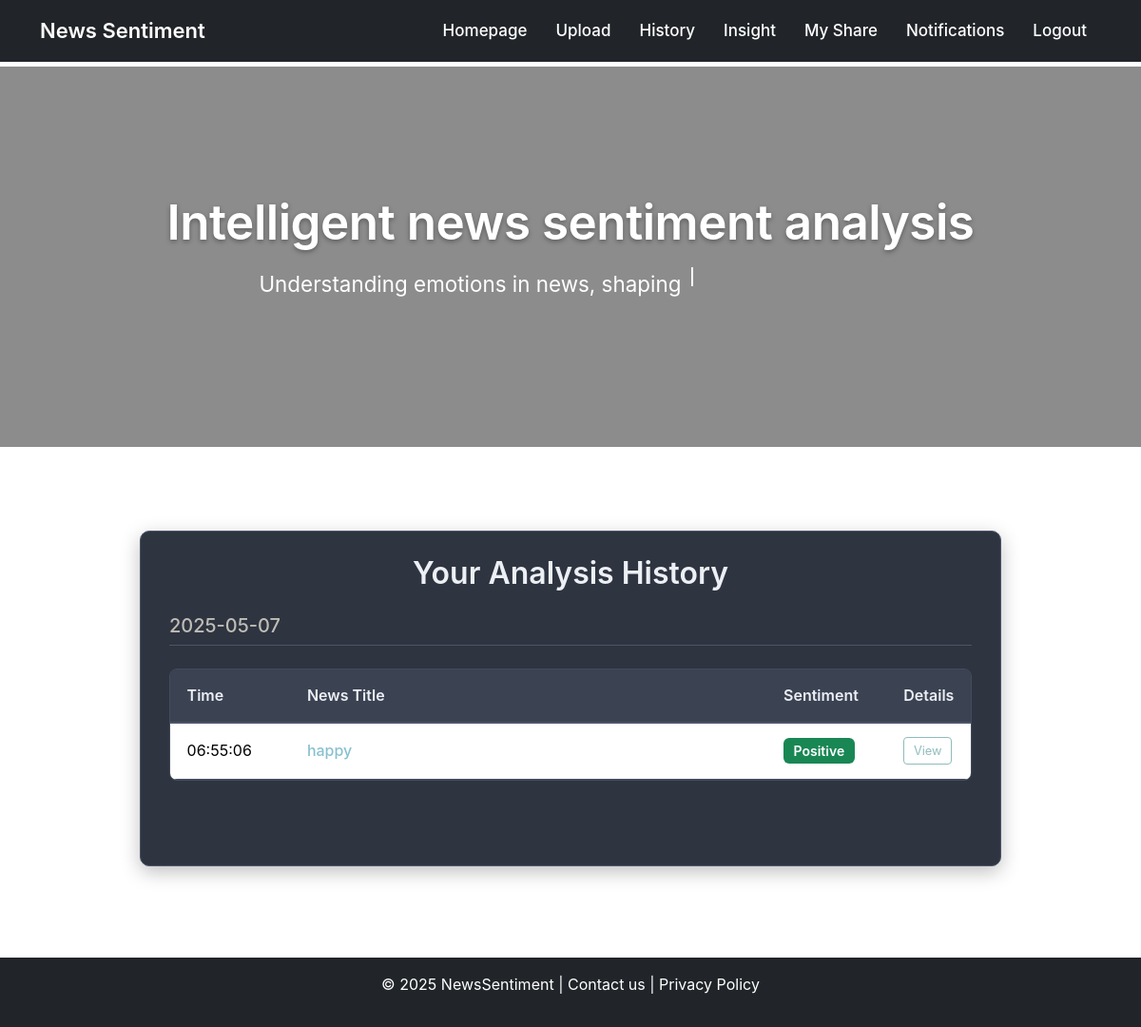
/history/history (signed in), run on an earlier commit of the app's database.
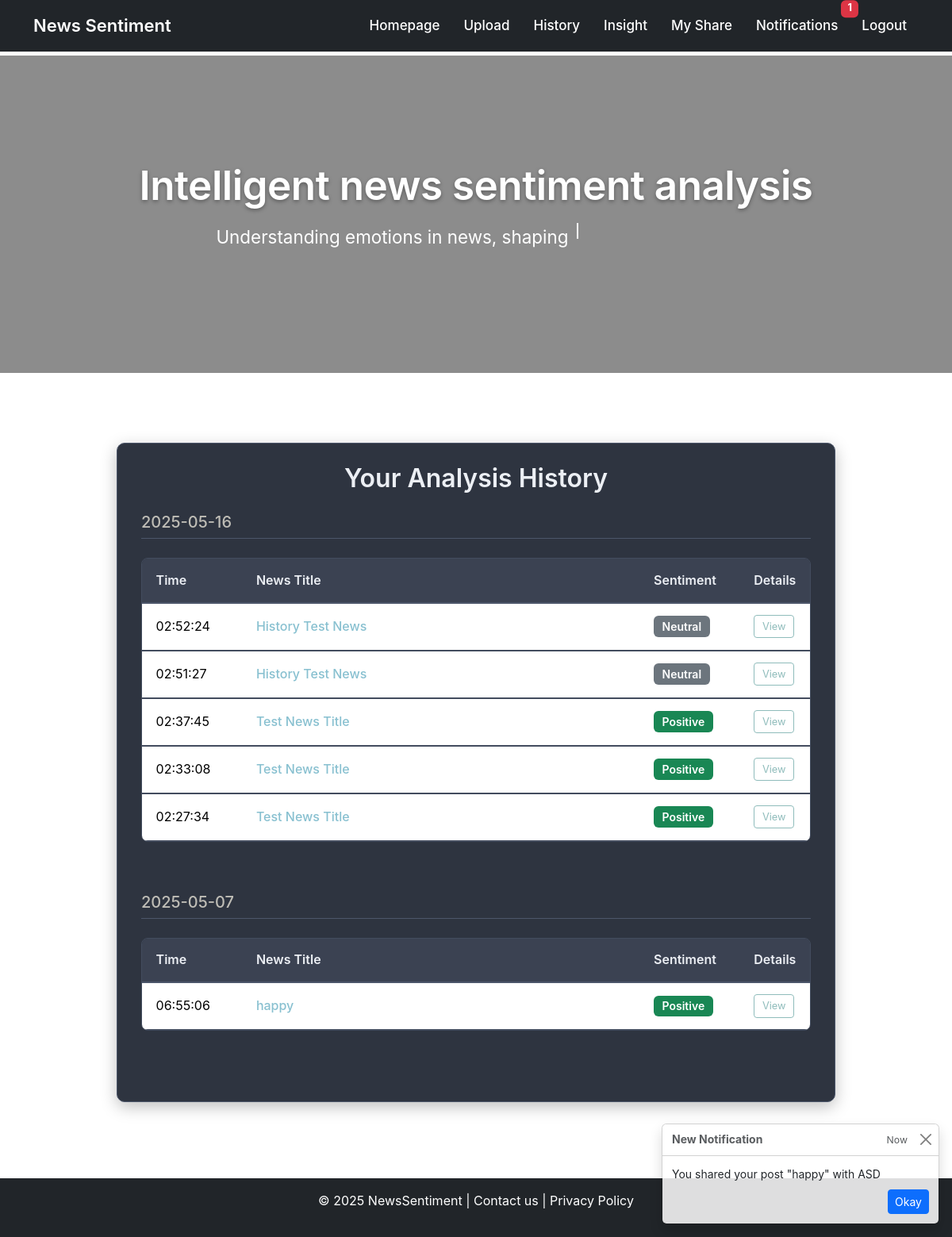
And on a later commit of the database.
### app/models.py (models this page shows, shortened)
class Post(db.Model):
    id: so.Mapped[int] = so.mapped_column(primary_key=True)
    title: so.Mapped[str] = so.mapped_column(sa.String(100))
    body: so.Mapped[str] = so.mapped_column(sa.String(140))
    timestamp: so.Mapped[datetime] = so.mapped_column(
        index=True, default=lambda: datetime.now(timezone.utc))
    user_id: so.Mapped[int] = so.mapped_column(sa.ForeignKey(User.id),
                                               index=True)
    shared_with: so.WriteOnlyMapped[list['User']] = so.relationship(
        'User',
        secondary='post_shares',
        back_populates='shared_posts'
    )
    sentiment: so.Mapped[str] = so.mapped_column(sa.String(64), nullable=True)
    author: so.Mapped[User] = so.relationship(back_populates='posts')
    category: so.Mapped[Optional[str]] = so.mapped_column(sa.String(64), nullable=True)
    emotions: so.Mapped[Optional[dict]] = so.mapped_column(sa.JSON, nullable=True)

class Notification(db.Model):
    id = db.Column(db.Integer, primary_key=True)
    user_id = db.Column(db.Integer, db.ForeignKey('user.id'), index=True)
    message = db.Column(db.String(256))
    timestamp = db.Column(db.DateTime, default=datetime.utcnow)
    is_read = db.Column(db.Boolean, default=False)
    user = db.relationship('User', backref='notifications')

### app/routes/history_routes.py (the view)
@history_bp.route("/history")
@login_required
def history():
    posts = Post.query.filter_by(user_id=current_user.id).order_by(Post.timestamp.desc()).all()
    grouped_posts = defaultdict(list)
    for post in posts:
        date_str = post.timestamp.strftime("%Y-%m-%d")
        grouped_posts[date_str].append(post)
    return render_template("history.html", grouped_posts=grouped_posts)

### app/models.py (called while the page is built)
@login.user_loader
def load_user(id):
    return db.session.get(User, int(id))

### app/templates/history.html (shortened to what this page needs)
{% extends "base.html" %}
{% block content %}
<div class="container mt-5 mb-5">
    <div class="row justify-content-center">
        <div class="col-md-11 col-lg-10">
            <div class="history-container-card">
                <h2 class="text-center mb-4 history-title">Your Analysis History</h2>
                {% if grouped_posts %}
                    {% for date, posts in grouped_posts.items() %}
                    <div class="date-group mb-5">
                        <h4 class="date-header mb-3">{{ date }}</h4>
                        <div class="table-responsive">
                            <table class="table history-table">
                                <thead>
                                    <tr>
                                        <th scope="col" style="width: 15%;">Time</th>
                                        <th scope="col">News Title</th>
                                        <th scope="col" style="width: 15%;">Sentiment</th>
                                        <th scope="col" style="width: 10%;">Details</th>
                                    </tr>
                                </thead>
                                <tbody>
                                    {% for post in posts %}
                                    <tr class="history-table-row">
                                        <td>{{ post.timestamp.strftime('%H:%M:%S') }}</td>
                                        <td><a href="{{ url_for('history.post_detail', post_id=post.id) }}">{{ post.title }}</a></td>
                                        <td>
                                            {% if post.sentiment == 'Positive' %}
                                            <span class="badge bg-success custom-badge">{{ post.sentiment }}</span>
                                            {% elif post.sentiment == 'Negative' %}
                                            <span class="badge bg-danger custom-badge">{{ post.sentiment }}</span>
                                            {% elif post.sentiment == 'Neutral' %}
                                            <span class="badge bg-secondary custom-badge">{{ post.sentiment }}</span>
                                            {% else %}
                                            <span class="badge bg-dark custom-badge">None</span>
                                            {% endif %}
                                        </td>
                                        <td>
                                            <button class="btn btn-sm btn-outline-info view-details-btn" type="button" data-bs-toggle="collapse"
                                                data-bs-target="#details-{{ post.id }}" aria-expanded="false" aria-controls="details-{{ post.id }}">
                                                View
                                            </button>
                                        </td>
                                    </tr>
                                    {% endfor %}
                                </tbody>
                            </table>
                        </div>
                    </div>
                    {% endfor %}
                {% else %}
                    <p class="text-center no-history-message">You have no analysis history yet.</p>
                {% endif %}
            </div>
        </div>
    </div>
</div>
{% endblock %}

### app/templates/base.html (shortened to what this page needs)
<!doctype html>
<html lang="en" class="h-100">
<head>
    <link href="https://cdn.jsdelivr.net/npm/bootstrap@5.3.2/dist/css/bootstrap.min.css" rel="stylesheet">
    <link rel="stylesheet" href="{{ url_for('static', filename='css/homepage.css') }}">
<body>
    <nav class="navbar navbar-expand-lg navbar-dark bg-dark fixed-top">
        <div class="container">
            <a class="navbar-brand text-white" href="{{ url_for('main.index') }}">News Sentiment</a>
            <div class="collapse navbar-collapse" id="navbarNav">
                <ul class="navbar-nav ms-auto">
                    <li class="nav-item">
                        <a class="nav-link text-white" href="{{ url_for('main.index') }}">Homepage</a>
                    </li>
                    {% if current_user.is_authenticated %}
                    <li class="nav-item">
                        <a class="nav-link text-white" href="{{ url_for('upload.upload') }}">Upload</a>
                    </li>
                    <li class="nav-item">
                        <a class="nav-link text-white" href="{{ url_for('history.history') }}">History</a>
                    </li>
                    <li class="nav-item">
                        <a class="nav-link text-white"
                            href="{{ url_for('user.user_profile', username=current_user.username) }}">Insight</a>
                    </li>
                    <li class="nav-item">
                        <a class="nav-link text-white" href="{{ url_for('share.share') }}">My Share</a>
                    </li>
                    <li class="nav-item position-relative">
                        <a class="nav-link text-white" href="{{ url_for('notify.notifications') }}">
                            Notifications
                            {% set unread_count = current_user.notifications|selectattr('is_read', 'equalto',
                            False)|list|length %}
                            {% if unread_count > 0 %}
                            <span class="badge bg-danger position-absolute top-0 start-100 translate-middle">
                                {{ unread_count }}
                            </span>
                            {% endif %}
                        </a>
                    </li>
                    <li class="nav-item">
                        <a class="nav-link text-white" href="{{ url_for('auth.logout') }}">Logout</a>
                    </li>
                    {% endif %}
                </ul>
            </div>
        </div>
    </nav>
    <section class="hero-section">
        <div class="hero-overlay">
            <div class="hero-content">
                <h1>Intelligent news sentiment analysis</h1>
                <p id="typing-text" class="mt-3 text-white" style="min-height: 40px;">
                    <span id="cursor">&nbsp;</span>
                </p>
            </div>
        </div>
    </section>
    <div class="container mt-4">
        {% block content %}{% endblock %}
    </div>
    {% block footer %}
    <footer class="bg-dark text-white text-center p-3">
        <p>© 2025 NewsSentiment | Contact us | Privacy Policy</p>
    </footer>
    {% endblock %}
    {% if current_user.is_authenticated %}
    {% set unread_message = current_user.notifications|selectattr('is_read', 'equalto',
    False)|map(attribute='message')|list|first %}
    {% if unread_message %}
    <div aria-live="polite" aria-atomic="true" class="position-fixed bottom-0 end-0 p-3" style="z-index: 1080;">
        <div id="notificationToast" class="toast" role="alert" aria-live="assertive" aria-atomic="true">
            <div class="toast-header">
                <strong class="me-auto">New Notification</strong>
                <small>Now</small>
                <button type="button" class="btn-close" data-bs-dismiss="toast" aria-label="Close"></button>
            </div>
            <div class="toast-body">
                {{ unread_message }}
                <div class="mt-2 text-end">
                    <a href="{{ url_for('notify.mark_notification_read_and_redirect', next=request.full_path) }}"
                        class="btn btn-sm btn-primary">Okay</a>
                </div>
            </div>
        </div>
    </div>
    {% endif %}
    {% endif %}
</body>
</html>

### app/static/css/homepage.css (style rules this page uses)
body { font-family: -apple-system, BlinkMacSystemFont, 'Segoe UI', Roboto, Helvetica, Arial, sans-serif, 'Apple Color Emoji', 'Segoe UI Emoji', 'Segoe UI Symbol'; margin: 0; -webkit-font-smoothing: antialiased; -moz-osx-font-smoothing: grayscale; line-height: 1.6; background-image: url('../images/background.jpg'); background-attachment: fixed; background-size: cover; background-position: center center; background-repeat: no-repeat; padding-top: 70px; min-height: 100vh; display: flex; flex-direction: column; }
a { color: #007aff; text-decoration: none; transition: color 0.25s ease; }
.navbar.fixed-top { padding: 10px 25px; font-family: -apple-system, BlinkMacSystemFont, 'Segoe UI', Roboto, Helvetica, Arial, sans-serif; backdrop-filter: blur(8px); -webkit-backdrop-filter: blur(8px); }
.navbar.fixed-top .navbar-brand { font-size: 22px; font-weight: 600; transition: color 0.3s ease, transform 0.3s ease; }
.navbar.fixed-top .nav-item .nav-link { font-size: 17px; font-weight: 500; position: relative; padding: 8px 15px; transition: color 0.25s ease, background-color 0.25s ease; border-radius: 6px; }
.hero-section { width: 100%; height: 50vh; display: flex; align-items: center; justify-content: center; position: relative; overflow: hidden; color: white; }
.hero-overlay { position: absolute; top: 0; left: 0; width: 100%; height: 100%; background: rgba(0, 0, 0, 0.45); display: flex; align-items: center; justify-content: center; }
.hero-content { text-align: center; padding: 20px; opacity: 0; transform: translateY(20px); animation: fadeInSlideUp 1s 0.3s ease-out forwards; }
.hero-content h1 { font-size: 3.2em; font-weight: 600; letter-spacing: -0.5px; text-shadow: 0 2px 5px rgba(0,0,0,0.35); }
.hero-content p { font-size: 1.4em; margin-top: 20px; font-weight: 400; max-width: 650px; line-height: 1.65; }
#cursor { display: inline-block; width: 2px; height: 0.9em; background-color: white; animation: blink 1s steps(1, end) infinite; margin-left: 4px; vertical-align: baseline; }
.history-container-card { background-color: #2E3440; border: 1px solid #4C566A; border-radius: 10px; padding: 25px 30px; box-shadow: 0 6px 20px rgba(0, 0, 0, 0.25); color: #D8DEE9; margin-bottom: 3rem; }
.history-title { color: #ECEFF4; font-weight: 600; margin-bottom: 2rem; }
.date-header { color: #BFBDB6; border-bottom: 1px solid #4C566A; padding-bottom: 0.5rem; margin-bottom: 1.5rem !important; font-weight: 500; font-size: 1.25rem; }
.history-table { width: 100%; margin-bottom: 1rem; color: #D8DEE9; border-collapse: separate; border-spacing: 0; border: 1px solid #434C5E; border-radius: 8px; overflow: hidden; }
.history-table th, .history-table td { padding: 0.9rem 1.1rem; vertical-align: middle; border-top: 1px solid #434C5E; text-align: left; }
.history-table th:first-child, .history-table td:first-child { border-left: none; }
.history-table th:last-child, .history-table td:last-child { border-right: none; }
.history-table thead th { background-color: #3B4252; color: #ECEFF4; font-weight: 600; border-bottom: 2px solid #4C566A; border-top: none; }
.history-table thead + tbody tr:first-child td { border-top: none; }
.history-table td a { color: #88C0D0; font-weight: 500; text-decoration: none; }
.custom-badge { padding: 0.45em 0.75em; font-size: 0.875em; font-weight: 600; border-radius: 0.375rem; }
.badge.bg-success { color: #ffffff; }
.badge.bg-danger { color: #ffffff; }
.badge.bg-secondary { color: #ffffff; }
.view-details-btn.btn-outline-info { color: #8FBCBB; border-color: #8FBCBB; padding: 0.25rem 0.6rem; font-size: 0.8rem; }

What changed in the data, as far as the page shows it:
added Post: timestamp "02:52:24", title "History Test News", sentiment "Neutral", shown under "2025-05-16"
added Post: timestamp "02:51:27", title "History Test News", sentiment "Neutral", shown under "2025-05-16"
added Post: timestamp "02:37:45", title "Test News Title", sentiment "Positive", shown under "2025-05-16"
added Post: timestamp "02:33:08", title "Test News Title", sentiment "Positive", shown under "2025-05-16"
added Post: timestamp "02:27:34", title "Test News Title", sentiment "Positive", shown under "2025-05-16"
added Notification: message "You shared your post \"happy\" with ASD"
Also different on the page:
{{ unread_count }}: (not shown) → "1"
new list line: "2025-05-16 Time News Title Sentiment Details"
text now shown: "New Notification Now Okay"
